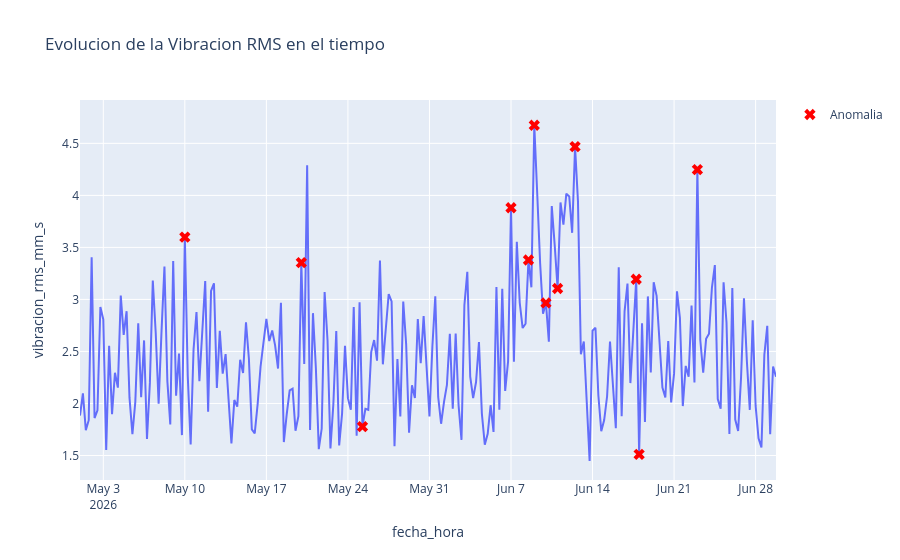

This figure's notebook cell:
### Markdown cell above
## 4. Visualización de resultados
Utilizaremos `Plotly` para crear gráficos interactivos. Puedes pasar el cursor sobre los puntos para ver el detalle exacto de las anomalías marcadas en rojo.

### Code cell
import plotly.express as px
import plotly.graph_objects as go

fig_evolucion=px.line(df_clean, x='fecha_hora', y='vibracion_rms_mm_s',
                      title='Evolucion de la Vibracion RMS en el tiempo')

fig_evolucion.add_trace(
    go.Scatter(x=anomalias['fecha_hora'], y=anomalias['vibracion_rms_mm_s'],
               mode='markers', marker=dict(color='red', size=10, symbol='x'),
               name='Anomalia', text=anomalias['rpm'],
               hovertemplate='Fecha: %{x}<br>Vibracion: %{y} mm/s<br>RPM: %{text}')
)
fig_evolucion.show()

### Figure 1 — Plotly figure (JSON) as saved in the notebook; plotly's stock layout.template omitted (floating-point values rounded to 4 significant figures; data arrays with more than 128 entries replaced by an {"elided": "..."} marker saying what was removed)
{"data": [{"hovertemplate": "fecha_hora=%{x}<br>vibracion_rms_mm_s=%{y}<extra></extra>", "legendgroup": "", "line": {"color": "#636efa", "dash": "solid"}, "marker": {"symbol": "circle"}, "mode": "lines", "name": "", "orientation": "v", "showlegend": false, "type": "scatter", "x": {"elided": "235 str values"}, "xaxis": "x", "y": {"elided": "235 float values"}, "yaxis": "y"}, {"hovertemplate": "Fecha: %{x}<br>Vibracion: %{y} mm/s<br>RPM: %{text}", "marker": {"color": "red", "size": 10, "symbol": "x"}, "mode": "markers", "name": "Anomalia", "text": [592.0, 1337.0, 401.0, 1346.0, 426.0, 1328.0, 425.0, 412.0, 1071.0, 1363.0, 385.0, 1114.0], "type": "scatter", "x": ["2026-05-10T00:00:00.000000000", "2026-05-20T00:00:00.000000000", "2026-05-25T06:00:00.000000000", "2026-06-07T00:00:00.000000000", "2026-06-08T12:00:00.000000000", "2026-06-09T00:00:00.000000000", "2026-06-10T00:00:00.000000000", "2026-06-11T00:00:00.000000000", "2026-06-12T12:00:00.000000000", "2026-06-17T18:00:00.000000000", "2026-06-18T00:00:00.000000000", "2026-06-23T00:00:00.000000000"], "y": [3.598, 3.353, 1.777, 3.881, 3.379, 4.674, 2.966, 3.105, 4.468, 3.194, 1.511, 4.248]}], "layout": {"legend": {"tracegroupgap": 0}, "title": {"text": "Evolucion de la Vibracion RMS en el tiempo"}, "xaxis": {"anchor": "y", "domain": [0, 1], "title": {"text": "fecha_hora"}}, "yaxis": {"anchor": "x", "domain": [0, 1], "title": {"text": "vibracion_rms_mm_s"}}}}
